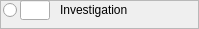
           <widget class="QFrame" name="investigationSkillsBox">
            <property name="styleSheet">
             <string notr="true">font: 12pt &quot;Eberron&quot;;</string>
            </property>
            <property name="frameShape">
             <enum>QFrame::StyledPanel</enum>
            </property>
            <property name="frameShadow">
             <enum>QFrame::Raised</enum>
            </property>
            <widget class="QRadioButton" name="investigationSkillsRButton">
             <property name="geometry">
              <rect>
               <x>3</x>
               <y>3</y>
               <width>171</width>
               <height>15</height>
              </rect>
             </property>
             <property name="accessibleName">
              <string>investigation</string>
             </property>
             <property name="styleSheet">
              <string notr="true">font: 12pt &quot;Eberron&quot;;</string>
             </property>
             <property name="text">
              <string/>
             </property>
            </widget>
            <widget class="QLineEdit" name="investigationSkills">
             <property name="geometry">
              <rect>
               <x>20</x>
               <y>0</y>
               <width>30</width>
               <height>20</height>
              </rect>
             </property>
             <property name="accessibleName">
              <string>intelligenceBonus</string>
             </property>
             <property name="styleSheet">
              <string notr="true">font: 12pt &quot;Eberron&quot;;</string>
             </property>
             <property name="maxLength">
              <number>2</number>
             </property>
             <property name="alignment">
              <set>Qt::AlignCenter</set>
             </property>
            </widget>
            <widget class="QLabel" name="investigationSkillsLabel">
             <property name="geometry">
              <rect>
               <x>60</x>
               <y>0</y>
               <width>130</width>
               <height>20</height>
              </rect>
             </property>
             <property name="styleSheet">
              <string notr="true">font: 12pt &quot;Eberron&quot;;</string>
             </property>
             <property name="text">
              <string>Investigation</string>
             </property>
             <property name="textInteractionFlags">
              <set>Qt::NoTextInteraction</set>
             </property>
            </widget>
           </widget>
